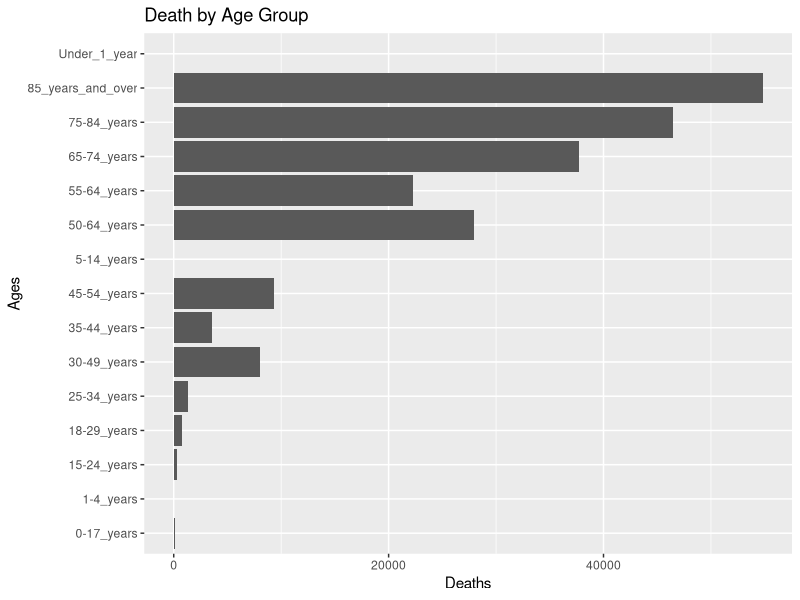
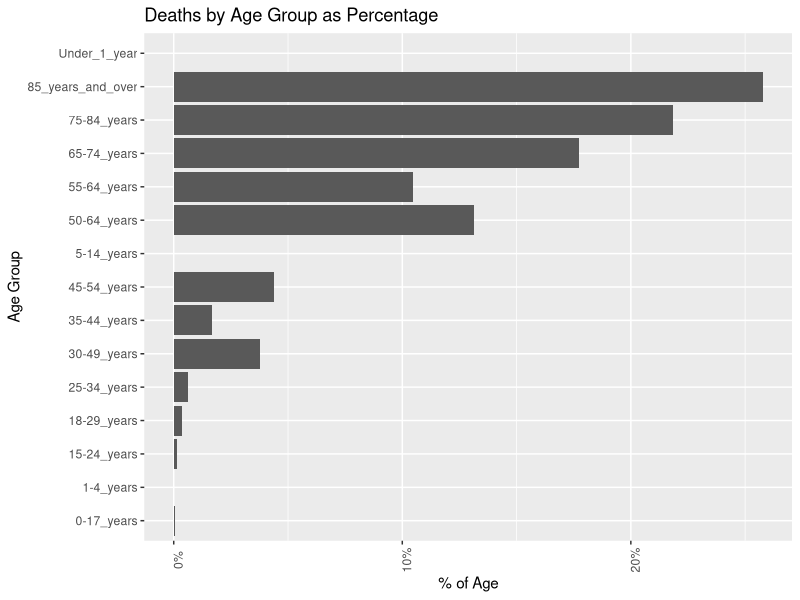
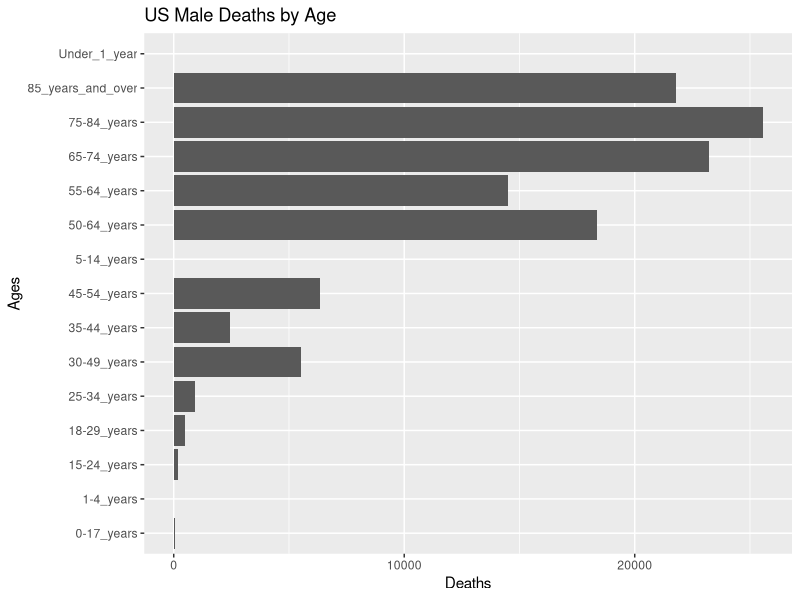
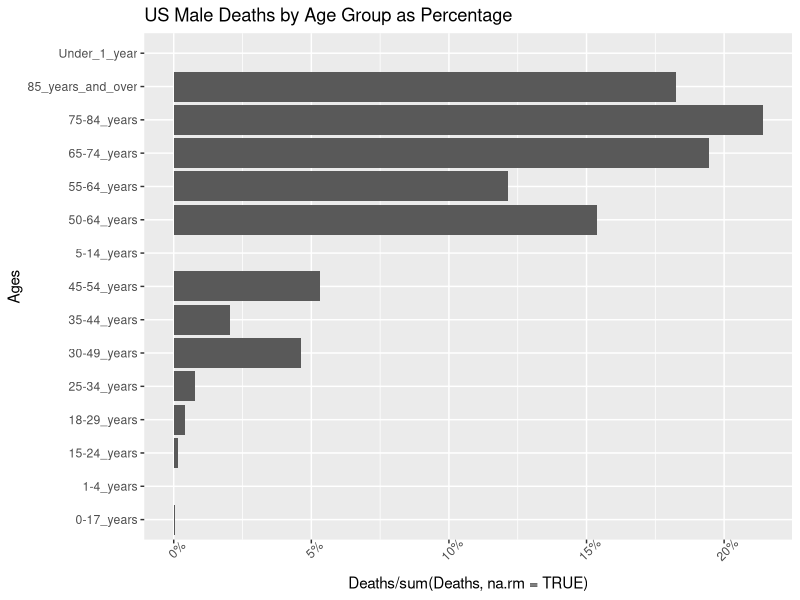
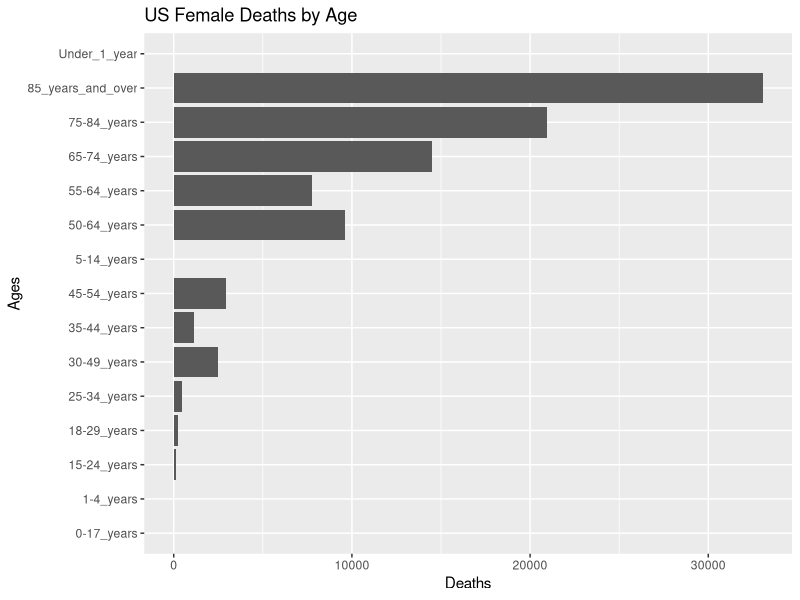
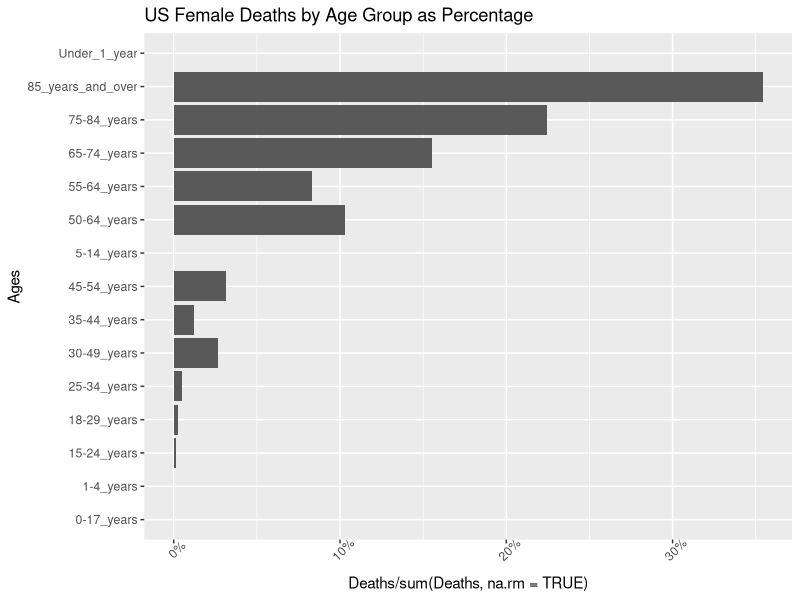

R code for these plots, in order: (Note: this script raises an error after producing the figures.)
## === Steps ==============
## 1. Install R or R-base
## 2, Install git
## 3. Install Emacs + ESS
## 4. Downlaod CDC COVID-19 Deaths by Age and Sex
## 5. Use sed and cut, grep to pull US and Ohio Data
## 6. Fire up eamcs in ess/R mode and install ggplot2
## 7. Install scales also.
##
## install.packages("ggplot2")
## install.packages("scale")
## ggplit(df) + geom_lines(aes(x=date,y=deaths) + labs(title="",xlab="",ylab=") + geom_smooth(aes(x,y)
##
library(ggplot2)
library(scales)
US <- read.csv("./us_all.csv",header=FALSE)
colnames(US) <- c("State","Sex","Ages","Deaths")
str(US)
## Pull "All_sexes"and plot
AS <- subset(US,Sex=="All_Sexes" & Ages !="All_Ages")
x11()
ggplot(AS) + geom_col(aes(x=Deaths,y=Ages)) + labs(title="Death by Age Group")
## Plot Percentage by Age Group
x11()
ggplot(AS) + geom_col(aes(x=Ages,y=Deaths/sum(Deaths,na.rm=TRUE))) +
  theme(axis.text.x = element_text(angle = 90)) + 
  scale_y_continuous(labels=percent) +
    labs(title="Deaths by Age Group as Percentage",x="Age Group",y="% of Age") +
    coord_flip()
## Plot by Sex
## Plot Male
male <- subset(US,Sex=="Male" & Ages != "All_Ages")
x11()
ggplot(male) +geom_col(aes(x=Deaths,y=Ages)) +
    labs(title="US Male Deaths by Age")
## Plot of Percentage of Deaths by Male and  Age.
x11()
ggplot(male) + geom_col(aes(x=Ages,y=Deaths/sum(Deaths,na.rm=TRUE))) +
  theme(axis.text.x = element_text(angle = 45)) + 
  scale_y_continuous(labels=percent) +
    labs(title="US Male Deaths by Age Group as Percentage",x="Ages")+
coord_flip()
## For Female
female <- subset(US,Sex=="Female" & Ages != "All_Ages")
x11()
ggplot(female) +geom_col(aes(x=Deaths,y=Ages)) +
    labs(title="US Female Deaths by Age")
## Plot of Percentage of Deaths by Females and  Age.
x11()
ggplot(female) + geom_col(aes(x=Ages,y=Deaths/sum(Deaths,na.rm=TRUE))) +
  theme(axis.text.x = element_text(angle = 45)) + 
  scale_y_continuous(labels=percent) +
    labs(title="US Female Deaths by Age Group as Percentage",x="Ages")+
    coord_flip()
##
## Plots of Ohio Deaths by Sex and Age
buckeye <- read.csv("./buckeye.csv",header=FALSE)
female <- subset(buckeye,Sex=="Female" & Ages != "All_Ages")
x11()
ggplot(female) +geom_col(aes(x=Deaths,y=Ages)) +
    labs(title=" Ohio Female Deaths by Age")
female <- subset(,Sex=="Female" & Ages != "All_Ages")
x11()
##
## Plot of Percentage of Deaths by Females and  Age.
x11()
ggplot(female) + geom_col(aes(x=Ages,y=Deaths/sum(Deaths,na.rm=TRUE))) +
  theme(axis.text.x = element_text(angle = 45)) + 
  scale_y_continuous(labels=percent) +
    labs(title="Ohio Female Deaths by Age Group as Percentage",x="Ages")+
    coord_flip()
